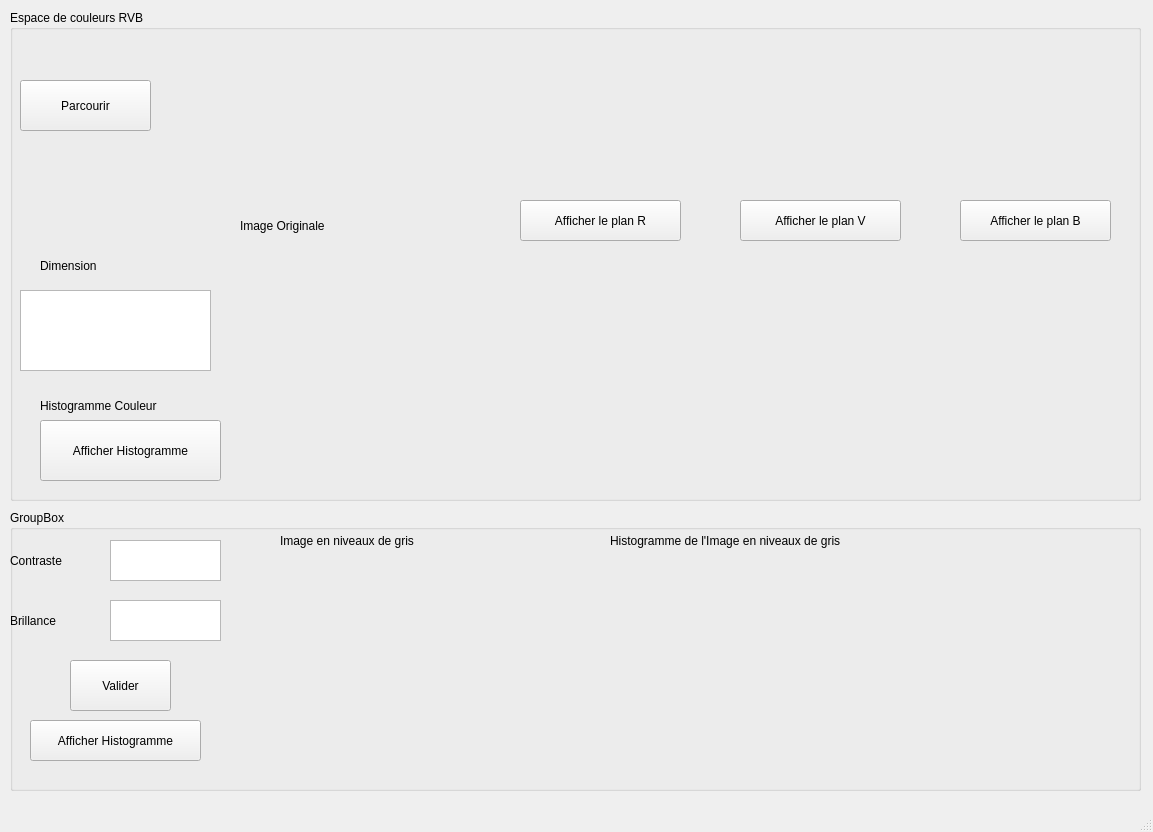
<?xml version="1.0" encoding="UTF-8"?>
<ui version="4.0">
 <class>MainWindow</class>
 <widget class="QMainWindow" name="MainWindow">
  <property name="geometry">
   <rect>
    <x>0</x>
    <y>0</y>
    <width>1153</width>
    <height>832</height>
   </rect>
  </property>
  <property name="windowTitle">
   <string>MainWindow</string>
  </property>
  <widget class="QWidget" name="centralwidget">
   <widget class="QGroupBox" name="groupBox">
    <property name="geometry">
     <rect>
      <x>10</x>
      <y>10</y>
      <width>1131</width>
      <height>491</height>
     </rect>
    </property>
    <property name="title">
     <string>Espace de couleurs RVB</string>
    </property>
    <widget class="QPushButton" name="pushButton">
     <property name="geometry">
      <rect>
       <x>10</x>
       <y>70</y>
       <width>131</width>
       <height>51</height>
      </rect>
     </property>
     <property name="text">
      <string>Parcourir</string>
     </property>
    </widget>
    <widget class="QLabel" name="label_5">
     <property name="geometry">
      <rect>
       <x>30</x>
       <y>240</y>
       <width>101</width>
       <height>31</height>
      </rect>
     </property>
     <property name="text">
      <string>Dimension</string>
     </property>
    </widget>
    <widget class="QTextEdit" name="textEdit_5">
     <property name="geometry">
      <rect>
       <x>10</x>
       <y>280</y>
       <width>191</width>
       <height>81</height>
      </rect>
     </property>
    </widget>
    <widget class="QPushButton" name="pushButton_2">
     <property name="geometry">
      <rect>
       <x>510</x>
       <y>190</y>
       <width>161</width>
       <height>41</height>
      </rect>
     </property>
     <property name="text">
      <string>Afficher le plan R</string>
     </property>
    </widget>
    <widget class="QPushButton" name="pushButton_3">
     <property name="geometry">
      <rect>
       <x>730</x>
       <y>190</y>
       <width>161</width>
       <height>41</height>
      </rect>
     </property>
     <property name="text">
      <string>Afficher le plan V</string>
     </property>
    </widget>
    <widget class="QPushButton" name="pushButton_4">
     <property name="geometry">
      <rect>
       <x>950</x>
       <y>190</y>
       <width>151</width>
       <height>41</height>
      </rect>
     </property>
     <property name="text">
      <string>Afficher le plan B</string>
     </property>
    </widget>
    <widget class="QPushButton" name="pushButton_5">
     <property name="geometry">
      <rect>
       <x>30</x>
       <y>410</y>
       <width>181</width>
       <height>61</height>
      </rect>
     </property>
     <property name="text">
      <string>Afficher Histogramme</string>
     </property>
    </widget>
    <widget class="QLabel" name="label_6">
     <property name="geometry">
      <rect>
       <x>30</x>
       <y>370</y>
       <width>181</width>
       <height>51</height>
      </rect>
     </property>
     <property name="text">
      <string>Histogramme Couleur</string>
     </property>
    </widget>
    <widget class="QLabel" name="label_15">
     <property name="geometry">
      <rect>
       <x>940</x>
       <y>20</y>
       <width>171</width>
       <height>141</height>
      </rect>
     </property>
     <property name="text">
      <string/>
     </property>
    </widget>
    <widget class="QLabel" name="label_16">
     <property name="geometry">
      <rect>
       <x>250</x>
       <y>280</y>
       <width>761</width>
       <height>191</height>
      </rect>
     </property>
     <property name="text">
      <string/>
     </property>
    </widget>
    <widget class="QLabel" name="label_14">
     <property name="geometry">
      <rect>
       <x>730</x>
       <y>20</y>
       <width>171</width>
       <height>141</height>
      </rect>
     </property>
     <property name="text">
      <string/>
     </property>
    </widget>
    <widget class="QLabel" name="label_13">
     <property name="geometry">
      <rect>
       <x>500</x>
       <y>20</y>
       <width>171</width>
       <height>141</height>
      </rect>
     </property>
     <property name="text">
      <string/>
     </property>
    </widget>
    <widget class="QLabel" name="label_12">
     <property name="geometry">
      <rect>
       <x>230</x>
       <y>30</y>
       <width>171</width>
       <height>141</height>
      </rect>
     </property>
     <property name="text">
      <string/>
     </property>
    </widget>
    <widget class="QLabel" name="label">
     <property name="geometry">
      <rect>
       <x>230</x>
       <y>190</y>
       <width>151</width>
       <height>51</height>
      </rect>
     </property>
     <property name="text">
      <string>Image Originale</string>
     </property>
    </widget>
   </widget>
   <widget class="QGroupBox" name="groupBox_2">
    <property name="geometry">
     <rect>
      <x>10</x>
      <y>510</y>
      <width>1131</width>
      <height>281</height>
     </rect>
    </property>
    <property name="title">
     <string>GroupBox</string>
    </property>
    <widget class="QLabel" name="label_7">
     <property name="geometry">
      <rect>
       <x>0</x>
       <y>40</y>
       <width>101</width>
       <height>21</height>
      </rect>
     </property>
     <property name="text">
      <string>Contraste</string>
     </property>
    </widget>
    <widget class="QLabel" name="label_8">
     <property name="geometry">
      <rect>
       <x>0</x>
       <y>100</y>
       <width>101</width>
       <height>21</height>
      </rect>
     </property>
     <property name="text">
      <string>Brillance</string>
     </property>
    </widget>
    <widget class="QTextEdit" name="textEdit_7">
     <property name="geometry">
      <rect>
       <x>100</x>
       <y>30</y>
       <width>111</width>
       <height>41</height>
      </rect>
     </property>
    </widget>
    <widget class="QTextEdit" name="textEdit_8">
     <property name="geometry">
      <rect>
       <x>100</x>
       <y>90</y>
       <width>111</width>
       <height>41</height>
      </rect>
     </property>
    </widget>
    <widget class="QPushButton" name="pushButton_6">
     <property name="geometry">
      <rect>
       <x>60</x>
       <y>150</y>
       <width>101</width>
       <height>51</height>
      </rect>
     </property>
     <property name="text">
      <string>Valider</string>
     </property>
    </widget>
    <widget class="QPushButton" name="pushButton_7">
     <property name="geometry">
      <rect>
       <x>20</x>
       <y>210</y>
       <width>171</width>
       <height>41</height>
      </rect>
     </property>
     <property name="text">
      <string>Afficher Histogramme</string>
     </property>
    </widget>
    <widget class="QLabel" name="label_9">
     <property name="geometry">
      <rect>
       <x>270</x>
       <y>10</y>
       <width>191</width>
       <height>41</height>
      </rect>
     </property>
     <property name="text">
      <string>Image en niveaux de gris</string>
     </property>
    </widget>
    <widget class="QLabel" name="label_10">
     <property name="geometry">
      <rect>
       <x>600</x>
       <y>10</y>
       <width>271</width>
       <height>41</height>
      </rect>
     </property>
     <property name="text">
      <string>Histogramme de l'Image en niveaux de gris</string>
     </property>
    </widget>
    <widget class="QLabel" name="label_17">
     <property name="geometry">
      <rect>
       <x>250</x>
       <y>70</y>
       <width>301</width>
       <height>191</height>
      </rect>
     </property>
     <property name="text">
      <string/>
     </property>
    </widget>
    <widget class="QLabel" name="label_18">
     <property name="geometry">
      <rect>
       <x>580</x>
       <y>70</y>
       <width>511</width>
       <height>191</height>
      </rect>
     </property>
     <property name="text">
      <string/>
     </property>
    </widget>
   </widget>
  </widget>
  <widget class="QMenuBar" name="menubar">
   <property name="geometry">
    <rect>
     <x>0</x>
     <y>0</y>
     <width>1153</width>
     <height>18</height>
    </rect>
   </property>
  </widget>
  <widget class="QStatusBar" name="statusbar"/>
 </widget>
 <resources/>
 <connections/>
</ui>
